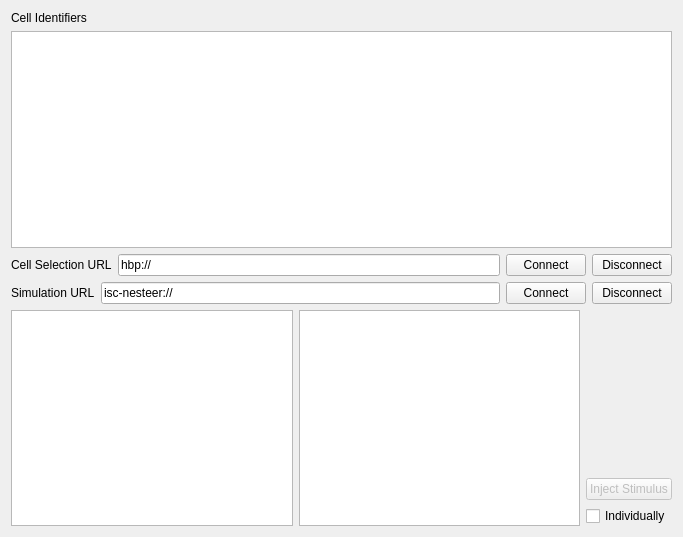
<?xml version="1.0" encoding="UTF-8"?>
<ui version="4.0">
 <class>stimuliController</class>
 <widget class="QWidget" name="stimuliController">
  <property name="enabled">
   <bool>true</bool>
  </property>
  <property name="geometry">
   <rect>
    <x>0</x>
    <y>0</y>
    <width>683</width>
    <height>537</height>
   </rect>
  </property>
  <property name="sizePolicy">
   <sizepolicy hsizetype="Preferred" vsizetype="Preferred">
    <horstretch>0</horstretch>
    <verstretch>0</verstretch>
   </sizepolicy>
  </property>
  <property name="windowTitle">
   <string>Form</string>
  </property>
  <layout class="QGridLayout" name="gridLayout">
   <item row="0" column="0">
    <widget class="QLabel" name="label">
     <property name="text">
      <string>Cell Identifiers</string>
     </property>
    </widget>
   </item>
   <item row="1" column="0">
    <widget class="QTextEdit" name="txtCellIds">
     <property name="maximumSize">
      <size>
       <width>16777215</width>
       <height>600</height>
      </size>
     </property>
    </widget>
   </item>
   <item row="2" column="0">
    <layout class="QHBoxLayout" name="horizontalLayout_3">
     <item>
      <widget class="QLabel" name="label_3">
       <property name="text">
        <string>Cell Selection URL</string>
       </property>
      </widget>
     </item>
     <item>
      <widget class="QLineEdit" name="txtHBPURL">
       <property name="text">
        <string>hbp://</string>
       </property>
      </widget>
     </item>
     <item>
      <widget class="QPushButton" name="btnConnectHBP">
       <property name="text">
        <string>Connect</string>
       </property>
      </widget>
     </item>
     <item>
      <widget class="QPushButton" name="btnDisconnectHBP">
       <property name="text">
        <string>Disconnect</string>
       </property>
      </widget>
     </item>
    </layout>
   </item>
   <item row="3" column="0">
    <layout class="QHBoxLayout" name="horizontalLayout_2">
     <item>
      <widget class="QLabel" name="label_2">
       <property name="text">
        <string>Simulation URL</string>
       </property>
      </widget>
     </item>
     <item>
      <widget class="QLineEdit" name="txtISCURL">
       <property name="text">
        <string>isc-nesteer://</string>
       </property>
      </widget>
     </item>
     <item>
      <widget class="QPushButton" name="btnConnectISC">
       <property name="text">
        <string>Connect</string>
       </property>
      </widget>
     </item>
     <item>
      <widget class="QPushButton" name="btnDisconnectISC">
       <property name="text">
        <string>Disconnect</string>
       </property>
      </widget>
     </item>
    </layout>
   </item>
   <item row="4" column="0">
    <layout class="QHBoxLayout" name="horizontalLayout">
     <property name="sizeConstraint">
      <enum>QLayout::SetDefaultConstraint</enum>
     </property>
     <item>
      <widget class="QTableView" name="tblGenerators"/>
     </item>
     <item>
      <widget class="QTableView" name="tblGeneratorProperties"/>
     </item>
     <item>
      <layout class="QVBoxLayout" name="verticalLayout">
       <property name="sizeConstraint">
        <enum>QLayout::SetDefaultConstraint</enum>
       </property>
       <item>
        <spacer name="verticalSpacer">
         <property name="orientation">
          <enum>Qt::Vertical</enum>
         </property>
         <property name="sizeHint" stdset="0">
          <size>
           <width>20</width>
           <height>40</height>
          </size>
         </property>
        </spacer>
       </item>
       <item>
        <widget class="QPushButton" name="btnInjectStimulus">
         <property name="enabled">
          <bool>false</bool>
         </property>
         <property name="text">
          <string>Inject Stimulus</string>
         </property>
         <property name="flat">
          <bool>false</bool>
         </property>
        </widget>
       </item>
       <item>
        <widget class="QCheckBox" name="chkIndividual">
         <property name="text">
          <string>Individually</string>
         </property>
        </widget>
       </item>
      </layout>
     </item>
    </layout>
   </item>
  </layout>
 </widget>
 <resources/>
 <connections/>
</ui>
